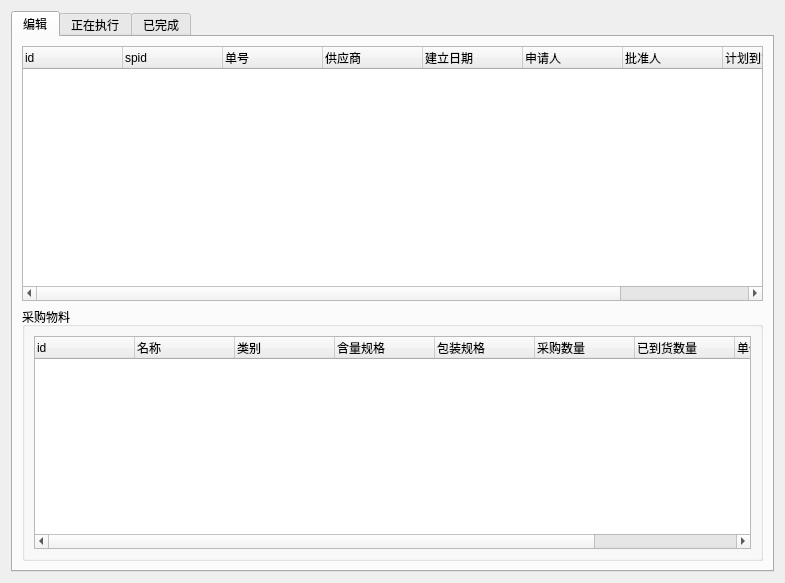
<?xml version="1.0" encoding="UTF-8"?>
<ui version="4.0">
 <class>Form</class>
 <widget class="QWidget" name="Form">
  <property name="geometry">
   <rect>
    <x>0</x>
    <y>0</y>
    <width>785</width>
    <height>583</height>
   </rect>
  </property>
  <property name="windowTitle">
   <string>Form</string>
  </property>
  <layout class="QGridLayout" name="gridLayout">
   <item row="0" column="0">
    <widget class="QTabWidget" name="tabWidget">
     <property name="currentIndex">
      <number>0</number>
     </property>
     <widget class="QWidget" name="tab_0">
      <attribute name="title">
       <string>编辑</string>
      </attribute>
      <layout class="QGridLayout" name="gridLayout_2">
       <item row="0" column="0">
        <widget class="QTreeWidget" name="treeWidget_orderlist">
         <property name="contextMenuPolicy">
          <enum>Qt::CustomContextMenu</enum>
         </property>
         <column>
          <property name="text">
           <string>id</string>
          </property>
         </column>
         <column>
          <property name="text">
           <string>spid</string>
          </property>
         </column>
         <column>
          <property name="text">
           <string>单号</string>
          </property>
         </column>
         <column>
          <property name="text">
           <string>供应商</string>
          </property>
         </column>
         <column>
          <property name="text">
           <string>建立日期</string>
          </property>
         </column>
         <column>
          <property name="text">
           <string>申请人</string>
          </property>
         </column>
         <column>
          <property name="text">
           <string>批准人</string>
          </property>
         </column>
         <column>
          <property name="text">
           <string>计划到货日期</string>
          </property>
         </column>
         <column>
          <property name="text">
           <string>备注</string>
          </property>
         </column>
        </widget>
       </item>
       <item row="1" column="0">
        <widget class="QGroupBox" name="groupBox">
         <property name="title">
          <string>采购物料</string>
         </property>
         <layout class="QGridLayout" name="gridLayout_3">
          <item row="0" column="0">
           <widget class="QTreeWidget" name="treeWidget_stufflist">
            <property name="contextMenuPolicy">
             <enum>Qt::CustomContextMenu</enum>
            </property>
            <property name="selectionMode">
             <enum>QAbstractItemView::ExtendedSelection</enum>
            </property>
            <column>
             <property name="text">
              <string>id</string>
             </property>
            </column>
            <column>
             <property name="text">
              <string>名称</string>
             </property>
            </column>
            <column>
             <property name="text">
              <string>类别</string>
             </property>
            </column>
            <column>
             <property name="text">
              <string>含量规格</string>
             </property>
            </column>
            <column>
             <property name="text">
              <string>包装规格</string>
             </property>
            </column>
            <column>
             <property name="text">
              <string>采购数量</string>
             </property>
            </column>
            <column>
             <property name="text">
              <string>已到货数量</string>
             </property>
            </column>
            <column>
             <property name="text">
              <string>单位</string>
             </property>
            </column>
            <column>
             <property name="text">
              <string>生产厂家</string>
             </property>
            </column>
           </widget>
          </item>
         </layout>
        </widget>
       </item>
      </layout>
     </widget>
     <widget class="QWidget" name="tab_1">
      <attribute name="title">
       <string>正在执行</string>
      </attribute>
     </widget>
     <widget class="QWidget" name="tab_2">
      <attribute name="title">
       <string>已完成</string>
      </attribute>
     </widget>
    </widget>
   </item>
  </layout>
 </widget>
 <resources/>
 <connections/>
</ui>
